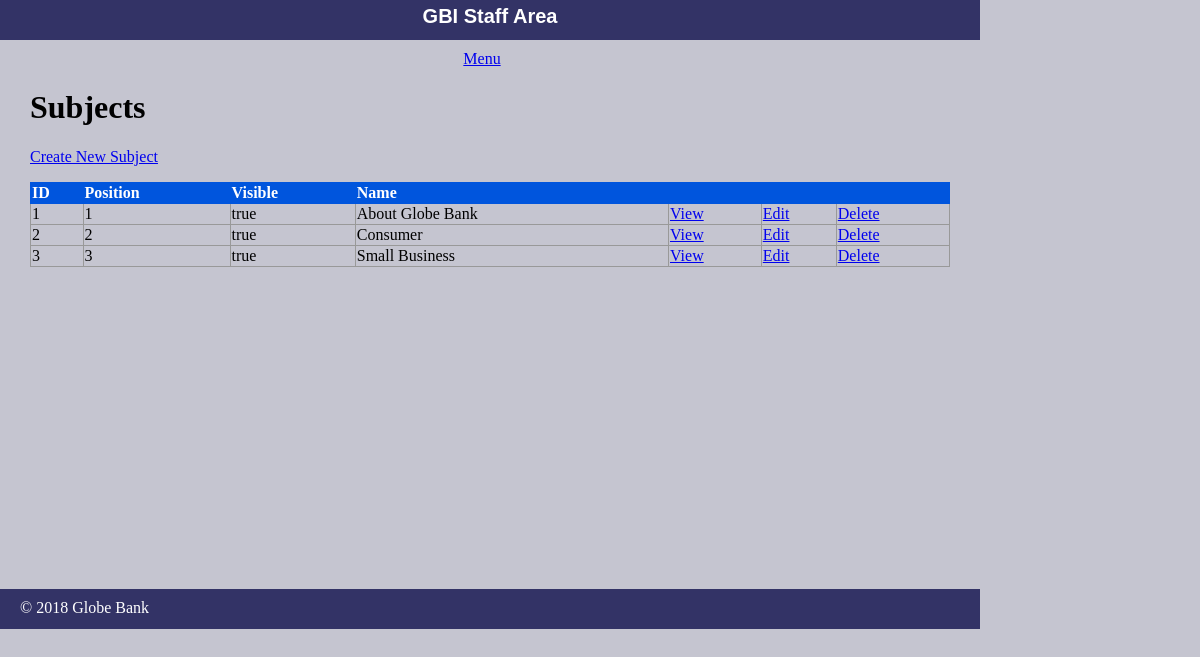
Page /staff/subjects/index.php on the committed database.
### tables this page shows
CREATE TABLE IF NOT EXISTS `subjects` (
  `id` int(11) NOT NULL AUTO_INCREMENT,
  `menu_name` varchar(255) DEFAULT NULL,
  `position` int(3) DEFAULT NULL,
  `visible` tinyint(1) DEFAULT NULL,
  PRIMARY KEY (`id`)
);

### private/functions.php (called while the page is built, shortened)
<?php
  function url_for($script_path) {
    return WWW_ROOT . $script_path;
  }
  function u($string="") {
    return urlencode($string);
  }
  function h($string="") {
    return htmlspecialchars($string);
  }
?>

### private/query_functions.php (called while the page is built, shortened)
<?php
  function find_all_subjects() {
    global $db;
    $sql = "SELECT * FROM subjects ";
    $sql .= "ORDER BY position ASC";
    $result = mysqli_query($db, $sql);
    return $result;
  }
?>

### public/staff/subjects/index.php (the view, shortened to what this page needs)
<?php
  $subject_set = find_all_subjects();
?>
<?php include(SHARED_PATH . '/staff_header.php'); ?>
    <div id="content">
      <div class="subjects listing">
        <h1>Subjects</h1>
        <div class="actions">
          <a class="action" href="<?php echo url_for('/staff/subjects/new.php'); ?>">Create New Subject</a>
        </div>
        <table class="list">
          <tr>
            <th>ID</th>
            <th>Position</th>
            <th>Visible</th>
            <th>Name</th>
            <th>&nbsp;</th>
            <th>&nbsp;</th>
            <th>&nbsp;</th>
          </tr>
          <?php while($subject = mysqli_fetch_assoc($subject_set)) { ?>
            <tr>
              <td><?php echo h($subject['id']); ?></td>
              <td><?php echo h($subject['position']); ?></td>
              <td><?php echo $subject['visible'] == 1 ? 'true' : 'false'; ?></td>
              <td><?php echo h($subject['menu_name']); ?></td>
              <td><a class="action" href="<?php echo url_for('/staff/subjects/show.php?id=' . h(u($subject['id']))); ?>">View</a></td>
              <td><a class="action" href="<?php echo url_for('/staff/subjects/edit.php?id=' . h(u($subject['id']))); ?>">Edit</a></td>
              <td><a class="action" href="<?php echo url_for('/staff/subjects/delete.php?id=' . h(u($subject['id']))); ?>">Delete</a></td>
            </tr>
          <?php } ?>
        </table>
      </div>
    </div>
<?php include(SHARED_PATH . '/staff_footer.php'); ?>

### public/stylesheets/staff.css (style rules this page uses)
html { height: 100%; width: 100%; }
body { background-color: #c5c5d0; height: 980px; width: 100%; margin: 0; padding: 0; }
#content { width: 920px; min-height: 500px; padding: 0 30px; }
.actions { margin-bottom: 1em; }
table { border-collapse: collapse; vertical-align: top; }
table.list { width: 100%; }
table.list tr td { border: 1px solid #999999; }
table.list tr th { border: 1px solid #0055DD; background: #0055DD; color: white; text-align: left; }

### rows in the picture
subjects: id "1", position "1", visible "true", menu_name "About Globe Bank"
subjects: id "2", position "2", visible "true", menu_name "Consumer"
subjects: id "3", position "3", visible "true", menu_name "Small Business"
